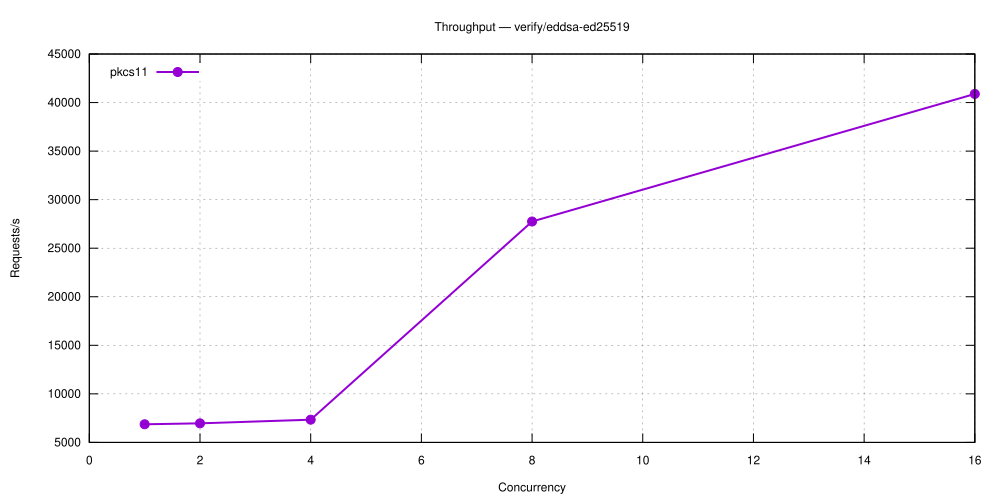

Recreate this plot in gnuplot.
set terminal svg size 1000,500 enhanced font 'Helvetica,12'
set output 'verify_eddsa-ed25519.svg'
set title 'Throughput — verify/eddsa-ed25519'
set grid
set xlabel 'Concurrency'
set ylabel 'Requests/s'
set key top left
plot 'verify_eddsa-ed25519-5.27.1-pkcs11.dat' using 1:2 with linespoints lw 2 pt 7 title 'pkcs11'
